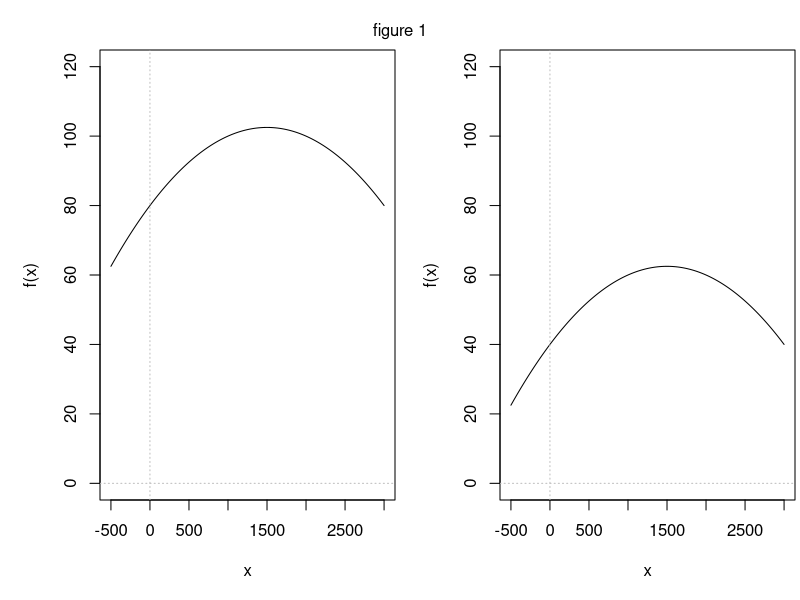
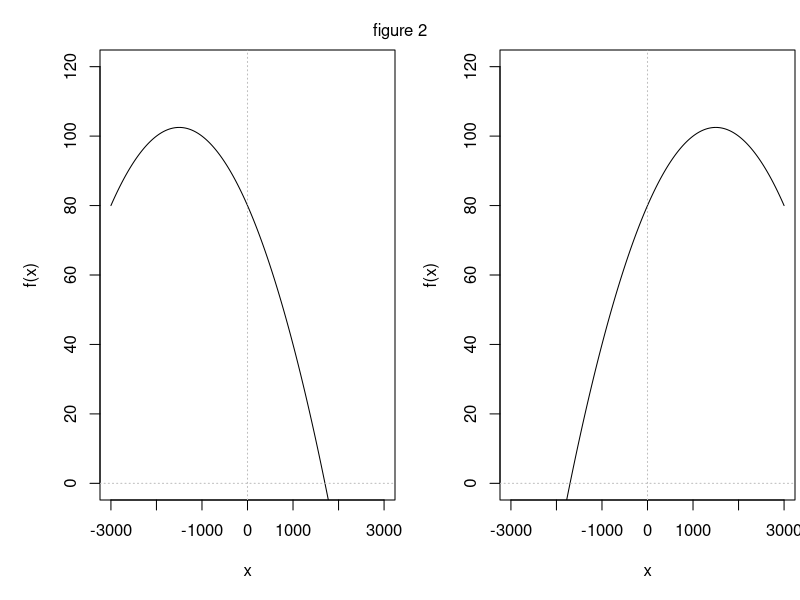
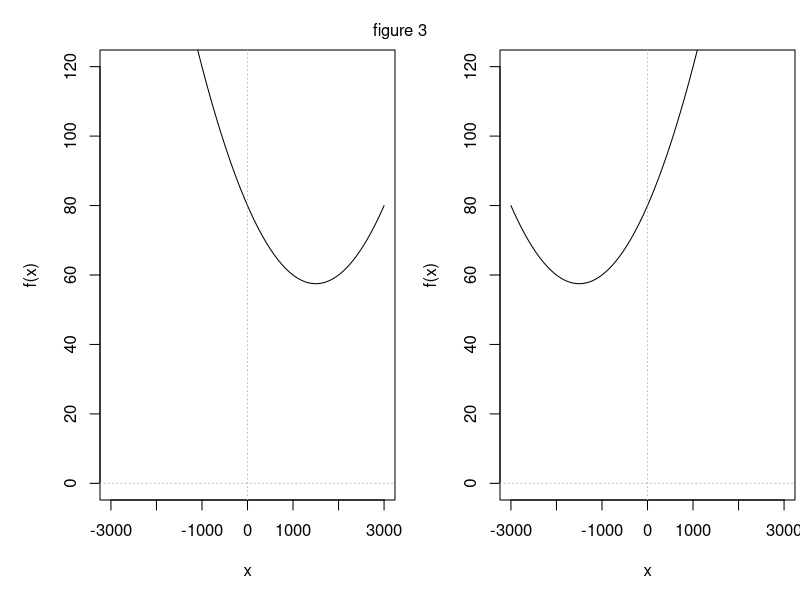
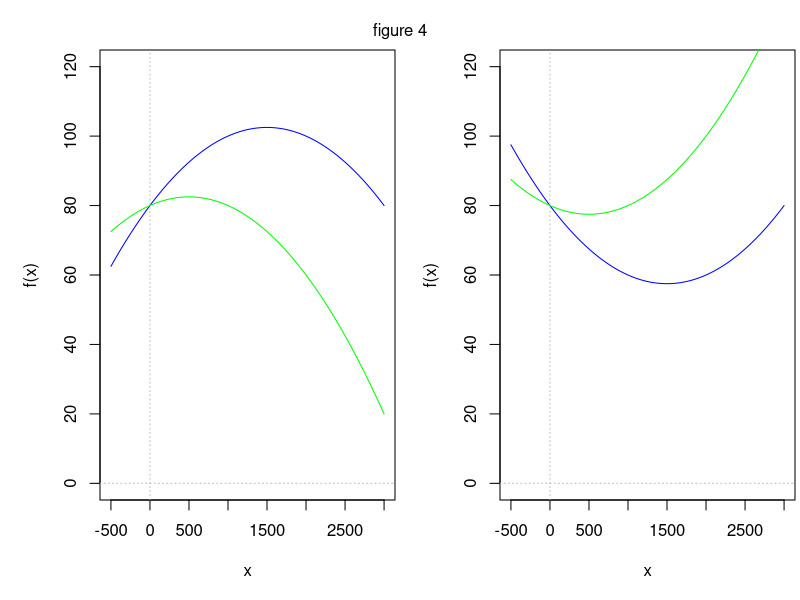

Write the R code that produced these figures, in order.
## ---- chunk 1
knitr::opts_chunk$set(echo = TRUE)
## ---- chunk 2
x <- seq(-500,3000,5)

f <- function(x,a0=0,a1=0,a2=1){
  a0 + a1*x + a2*x^2
}
y1 <- f(x,80,0.03,-0.00001)
y2 <- f(x,40,0.03,-0.00001)


par(mfrow=c(1,2),mar=c(5,5,0.5,0.25),oma=c(0,0,2,0))
plot(x,y1,ylim=c(0,120),type='l',xlab="x",ylab='f(x)')
abline(h=0,lty=3,col='gray')
abline(v=0,lty=3,col='gray')
plot(x,y2,ylim=c(0,120),type='l',xlab="x",ylab='f(x)')
abline(h=0,lty=3,col='gray')
abline(v=0,lty=3,col='gray')
mtext('figure 1',outer=TRUE)
## ---- chunk 3
x <- seq(-3000,3000,5)

f <- function(x,a0=0,a1=0,a2=1){
  a0 + a1*x + a2*x^2
}
y1 <- f(x,80,-0.03,-0.00001)
y2 <- f(x,80,0.03,-0.00001)


par(mfrow=c(1,2),mar=c(5,5,0.5,0.25),oma=c(0,0,2,0))
plot(x,y1,ylim=c(0,120),type='l',xlab="x",ylab='f(x)')
abline(h=0,lty=3,col='gray')
abline(v=0,lty=3,col='gray')
plot(x,y2,ylim=c(0,120),type='l',xlab="x",ylab='f(x)')
abline(h=0,lty=3,col='gray')
abline(v=0,lty=3,col='gray')
mtext('figure 2',outer=TRUE)
## ---- chunk 4
x <- seq(-3000,3000,5)

f <- function(x,a0=0,a1=0,a2=1){
  a0 + a1*x + a2*x^2
}
y1 <- f(x,80,-0.03,0.00001)
y2 <- f(x,80,0.03,0.00001)


par(mfrow=c(1,2),mar=c(5,5,0.5,0.25),oma=c(0,0,2,0))
plot(x,y1,ylim=c(0,120),type='l',xlab="x",ylab='f(x)')
abline(h=0,lty=3,col='gray')
abline(v=0,lty=3,col='gray')
plot(x,y2,ylim=c(0,120),type='l',xlab="x",ylab='f(x)')
abline(h=0,lty=3,col='gray')
abline(v=0,lty=3,col='gray')
mtext('figure 3',outer=TRUE)
## ---- chunk 5
x <- seq(-500,3000,5)

f <- function(x,a0=0,a1=0,a2=1){
  a0 + a1*x + a2*x^2
}
y1 <- f(x,80,0.03,-0.00001)
y2 <- f(x,80,0.01,-0.00001)

y3 <- f(x,80,-0.03,0.00001)
y4 <- f(x,80,-0.01,0.00001)


par(mfrow=c(1,2),mar=c(5,5,0.5,0.25),oma=c(0,0,2,0))
plot(x,y1,ylim=c(0,120),type='l',xlab="x",ylab='f(x)',col='blue')
lines(x,y2,col='green')
abline(h=0,lty=3,col='gray')
abline(v=0,lty=3,col='gray')
plot(x,y3,ylim=c(0,120),type='l',xlab="x",ylab='f(x)',col='blue')
lines(x,y4,col='green')
abline(h=0,lty=3,col='gray')
abline(v=0,lty=3,col='gray')
mtext('figure 4',outer=TRUE)
